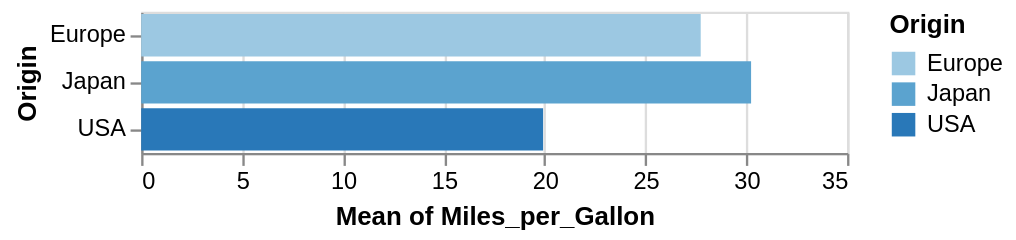

Notebook source saved alongside this figure:
### Markdown cell above
# Visualization: Bar Plot in Altair

This shows a simple bar plot in Altair, showing the mean miles per gallon as a function of origin for a number of car models:

### Code cell
alt.Chart(cars).mark_bar().encode(
  x='mean(Miles_per_Gallon)',
  y='Origin',
  color='Origin'
)

### Figure 1 — Vega-Lite specification as saved in the notebook (floating-point values rounded to 4 significant figures; data arrays with more than 128 entries replaced by an {"elided": "..."} marker saying what was removed)
{"config": {"view": {"continuousWidth": 300, "continuousHeight": 300}}, "data": {"name": "data-c7d221cb83f0df5628f288842b949bc7"}, "mark": {"type": "bar"}, "encoding": {"color": {"field": "Origin", "sort": ["Europe", "Japan", "USA"], "type": "ordinal"}, "x": {"aggregate": "mean", "field": "Miles_per_Gallon", "type": "quantitative"}, "y": {"field": "Origin", "sort": ["Europe", "Japan", "USA"], "type": "ordinal"}}, "$schema": "https://vega.github.io/schema/vega-lite/v5.20.1.json", "datasets": {"data-c7d221cb83f0df5628f288842b949bc7": {"elided": "406 records"}}}
